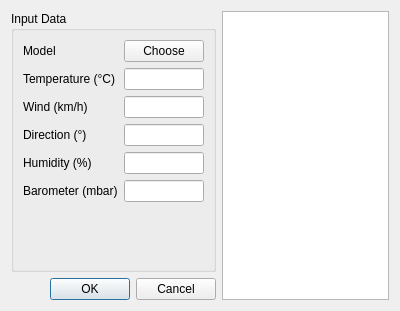
<?xml version="1.0" encoding="UTF-8"?>
<ui version="4.0">
 <class>Dialog</class>
 <widget class="QDialog" name="Dialog">
  <property name="geometry">
   <rect>
    <x>0</x>
    <y>0</y>
    <width>400</width>
    <height>311</height>
   </rect>
  </property>
  <property name="windowTitle">
   <string>Forecasting</string>
  </property>
  <layout class="QGridLayout" name="gridLayout">
   <item row="0" column="0">
    <widget class="QGroupBox" name="groupBox">
     <property name="baseSize">
      <size>
       <width>0</width>
       <height>0</height>
      </size>
     </property>
     <property name="title">
      <string>Input Data</string>
     </property>
     <layout class="QFormLayout" name="formLayout">
      <item row="0" column="0">
       <widget class="QLabel" name="label">
        <property name="text">
         <string>Model</string>
        </property>
       </widget>
      </item>
      <item row="0" column="1">
       <widget class="QPushButton" name="BtnChoose">
        <property name="text">
         <string>Choose</string>
        </property>
       </widget>
      </item>
      <item row="1" column="0">
       <widget class="QLabel" name="label_2">
        <property name="text">
         <string>Temperature (°C)</string>
        </property>
       </widget>
      </item>
      <item row="1" column="1">
       <widget class="QLineEdit" name="TxTemp"/>
      </item>
      <item row="2" column="0">
       <widget class="QLabel" name="label_3">
        <property name="text">
         <string>Wind (km/h)</string>
        </property>
       </widget>
      </item>
      <item row="2" column="1">
       <widget class="QLineEdit" name="TxWind"/>
      </item>
      <item row="3" column="0">
       <widget class="QLabel" name="label_4">
        <property name="text">
         <string>Direction (°)</string>
        </property>
       </widget>
      </item>
      <item row="3" column="1">
       <widget class="QLineEdit" name="TxDirection"/>
      </item>
      <item row="4" column="0">
       <widget class="QLabel" name="label_5">
        <property name="text">
         <string>Humidity (%)</string>
        </property>
       </widget>
      </item>
      <item row="4" column="1">
       <widget class="QLineEdit" name="TxHumidity"/>
      </item>
      <item row="5" column="0">
       <widget class="QLabel" name="label_6">
        <property name="text">
         <string>Barometer (mbar)</string>
        </property>
       </widget>
      </item>
      <item row="5" column="1">
       <widget class="QLineEdit" name="TxBarometer"/>
      </item>
     </layout>
    </widget>
   </item>
   <item row="0" column="1" rowspan="2">
    <widget class="QTableView" name="TbResult"/>
   </item>
   <item row="1" column="0">
    <widget class="QDialogButtonBox" name="BtnBox">
     <property name="standardButtons">
      <set>QDialogButtonBox::Cancel|QDialogButtonBox::Ok</set>
     </property>
    </widget>
   </item>
  </layout>
 </widget>
 <resources/>
 <connections/>
</ui>
